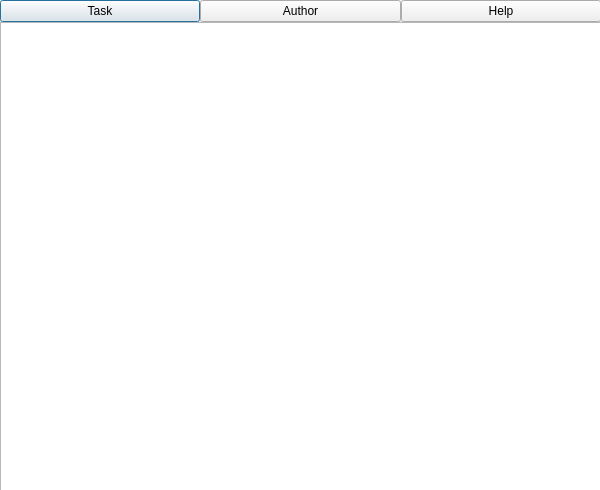
<?xml version="1.0" encoding="UTF-8"?>
<ui version="4.0">
 <class>About</class>
 <widget class="QDialog" name="About">
  <property name="geometry">
   <rect>
    <x>0</x>
    <y>0</y>
    <width>600</width>
    <height>490</height>
   </rect>
  </property>
  <property name="minimumSize">
   <size>
    <width>600</width>
    <height>490</height>
   </size>
  </property>
  <property name="maximumSize">
   <size>
    <width>600</width>
    <height>490</height>
   </size>
  </property>
  <property name="windowTitle">
   <string>Form</string>
  </property>
  <widget class="QWidget" name="layoutWidget">
   <property name="geometry">
    <rect>
     <x>0</x>
     <y>0</y>
     <width>601</width>
     <height>491</height>
    </rect>
   </property>
   <layout class="QVBoxLayout" name="verticalLayout">
    <property name="spacing">
     <number>0</number>
    </property>
    <item>
     <layout class="QHBoxLayout" name="horizontalLayout">
      <property name="spacing">
       <number>0</number>
      </property>
      <item>
       <widget class="QPushButton" name="taskButton">
        <property name="text">
         <string>Task</string>
        </property>
       </widget>
      </item>
      <item>
       <widget class="QPushButton" name="authorButton">
        <property name="text">
         <string>Author</string>
        </property>
       </widget>
      </item>
      <item>
       <widget class="QPushButton" name="helpButton">
        <property name="text">
         <string>Help</string>
        </property>
       </widget>
      </item>
     </layout>
    </item>
    <item>
     <widget class="QTextBrowser" name="textBrowser">
      <property name="source">
       <url>
        <string>qrc:/task.html</string>
       </url>
      </property>
     </widget>
    </item>
   </layout>
  </widget>
 </widget>
 <resources/>
 <connections/>
</ui>
